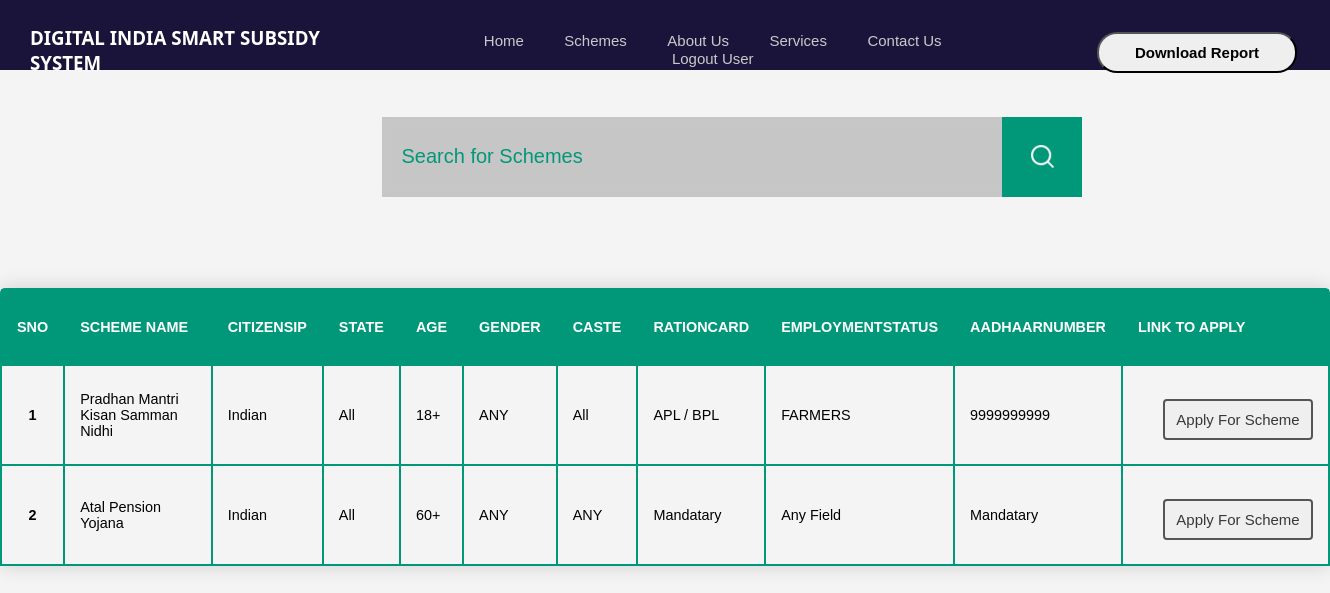
The app's page /Schemesinfo/ with its own data.
### service/models.py (models this page shows)
class Schemesinfo(models.Model):
    schemename =models.CharField(max_length=50)
    citizensip =models.CharField(max_length=50)
    State =models.CharField(max_length=50)
    age =models.CharField(max_length=50)
    gender =models.CharField(max_length=50)
    caste =models.CharField(max_length=50)
    rationcard =models.CharField(max_length=50)
    employmentStatus =models.CharField(max_length=50)
    aadhaarnumber =models.CharField(max_length=12)
    link=models.URLField()

### SmartSubsidySystemDjango/views.py (the view)
# urls.py: path('Schemesinfo/',Dash, name='Dash'),
def Dash(request):
    dashdata = Schemesinfo.objects.all()
    if request.method=="GET":
        se=request.GET.get('searchname')
        if se!=None:
            dashdata = Schemesinfo.objects.filter(schemename__icontains=se)
    context = {'dash': dashdata}
    return render(request, 'Schemesinfo.html', context)

### template/SchemesInfo.html (shortened to what this page needs)
<!DOCTYPE html>
<html lang="en">
<head>
    {% load static %}
    <link rel="stylesheet" href="{% static 'css/Schemesinfo.css' %}">
</head>
<body>
  <header class="header">
    <div class="innerheader">
        <H3> Digital India Smart Subsidy System </H3>
        <nav>
            <ul>
                <li><a href="{% url 'homepage' %}">Home</a></li>
                <li><a href="{% url 'Dash' %}">Schemes</a></li>
                <li><a href="{% url 'aboutus' %}">About Us</a></li>
                <li><a href="{% url 'services' %}">Services</a> </li>
                <li><a href="{% url 'contactus' %}">Contact Us</a> </li>
                <li><a href="{% url 'logout_user' %}">Logout User</a> </li>
            </ul>
        </nav>
        <nav>
            <ul>
                <li> <a href="{% static 'css/Report.pdf' %}" download="Report.pdf"><button type="">Download Report </button> </a> </li>
            </ul>
        </nav>
    </div>
</header>
  <div class="container">
    <form action="" class="search"  method="get">
        <input type="text" placeholder="Search for Schemes " name="searchname">
        <button type="submit"> <img src="{% static 'css/search.png' %}" alt=""></button>
    </form>
</div>
     <table class="content-table">
        <thead>
          <tr>
            <th>Sno</th>
            <th>Scheme Name</th>
           <th>citizensip</th>
           <th>State</th>
           <th>age</th>
           <th>gender</th>
           <th>Caste</th>
           <th>rationcard</th>
           <th>employmentStatus</th>
           <th>aadhaarnumber</th>
           <th>link to Apply</th>
          </tr>
        </thead>
        {% for d in dash %}
        <tbody>
          <tr>
            <th>{{forloop.counter}}</th>
            <td>{{d.schemename}}</td>
            <td>{{d.citizensip}}</td>
            <td>{{d.State}}</td>
            <td>{{d.age}}</td>
            <td>{{d.gender}}</td>
            <td>{{d.caste}}</td>
            <td>{{d.rationcard}}</td>
            <td>{{d.employmentStatus}}</td>
            <td>{{d.aadhaarnumber}}</td>
            <td>
              {% if d.link %}
                <a href="{% url 'applicationform' %}" target="_blank">
                <button id="bt">Apply For Scheme</button></a>
              {% else %}
                No Schemes Available
              {% endif %}
            </td>
          </tr>
          {% empty %}
          NO Data Found
          {% endfor %}
        </tbody>
      </table>
</body>
</html>

### static/css/Schemesinfo.css (style rules this page uses)
body { font-family: 'Arial', sans-serif; width: 100%; margin: 0; padding: 0; justify-content: center; align-items: center; background-color: #f4f4f4; background-repeat: no-repeat; background-size: cover; }
Body .header .innerheader h3 { text-align: left; margin: 0px; padding: 15px; padding-left: 30px; font-family: 'Segoe UI', Roboto, Oxygen, Ubuntu, Cantarell, 'Open Sans', 'Helvetica Neue', sans-serif; color: #ffffff; text-transform: uppercase; }
.innerheader { padding-top: 10px; display: flex; color: #f1a308; }
.header { background-color: rgb(26, 20, 58); width: 100%; height: 70px; position: fixed; margin-top: -50px; }
nav { margin: 0px; padding: 0px; color: #fff; text-align: center; align-self: center; padding-left: 100px; }
nav ul { list-style: none; margin: 0; padding: 0; border: #f4f4f4 20px 20px; }
nav ul li { display: inline-block; font-weight: 400; margin-right: 30px; color: #ffffff; }
nav a { text-decoration: none; color: #cacaca; font-size: 15px; padding: 3px 3px 3px 3px; }
.innerheader nav ul li button { align-self: center; font-weight: 700; margin-top: 5px; width: 200px; font-size: 15px; color: rgb(255, 203, 59)55, 255, 255; padding: 10px; border: rgb(123, 0, 255)0, 0; border-style: outset; border-radius: 20px; cursor: pointer; }
.content-table { border-collapse: collapse; margin: 25px 0; font-size: 0.9em; min-width: 100%; border-radius: 5px 5px 0 0; overflow: hidden; box-shadow: 0 0 20px rgba(0, 0, 0, 0.15); }
.content-table thead tr { background-color: #009879; width: 100%; color: #ffffff; text-align: left; font-weight: bold; }
.content-table th, .content-table td { padding: 12px 15px; height: 50px; border: solid #009879 2px; }
thead { text-transform: uppercase; border: solid #ccfff5 2px; }
tbody { height: 100px; }
.content-table tbody tr { border-bottom: 1px solid #dddddd; }
.content-table tbody tr:last-of-type { border-bottom: 2px solid #009879; }
.container { width: 100%; margin-top: 50px; padding: 5%; display: flex; align-items: center; justify-content: center; }
.search { width: 100%; max-width: 700px; background: rgba(15, 15, 15, 0.2); display: flex; align-items: center; backdrop-filter: blur(4px) saturate(180%); }
.search input { background: transparent; flex: 1; border: 0; outline: none; padding: 24px 20px; font-size: 20px; color:#009879; }
::placeholder { color:#009879; }
.search button img { width: 25px; }
.search button { border: 0; width: 80px; height: 80px; background:#009879; cursor: pointer; }
#bt { align-self: center; width: 150px; margin-top: 20px; margin-bottom: 12px; margin-left: 25px; font-weight: 500; color: #383838; font-size: 15px; padding: 10px; border: solid #555555 2px; border-radius: 4px; cursor: pointer; }

### records on screen
Schemesinfo: schemename "Pradhan Mantri Kisan Samman Nidhi", citizensip "Indian", State "All", age "18+", gender "ANY", caste "All", rationcard "APL / BPL", employmentStatus "FARMERS", aadhaarnumber "9999999999", shows "Apply For Scheme"
Schemesinfo: schemename "Atal Pension Yojana", citizensip "Indian", State "All", age "60+", gender "ANY", caste "ANY", rationcard "Mandatary", employmentStatus "Any Field", aadhaarnumber "Mandatary", shows "Apply For Scheme"
